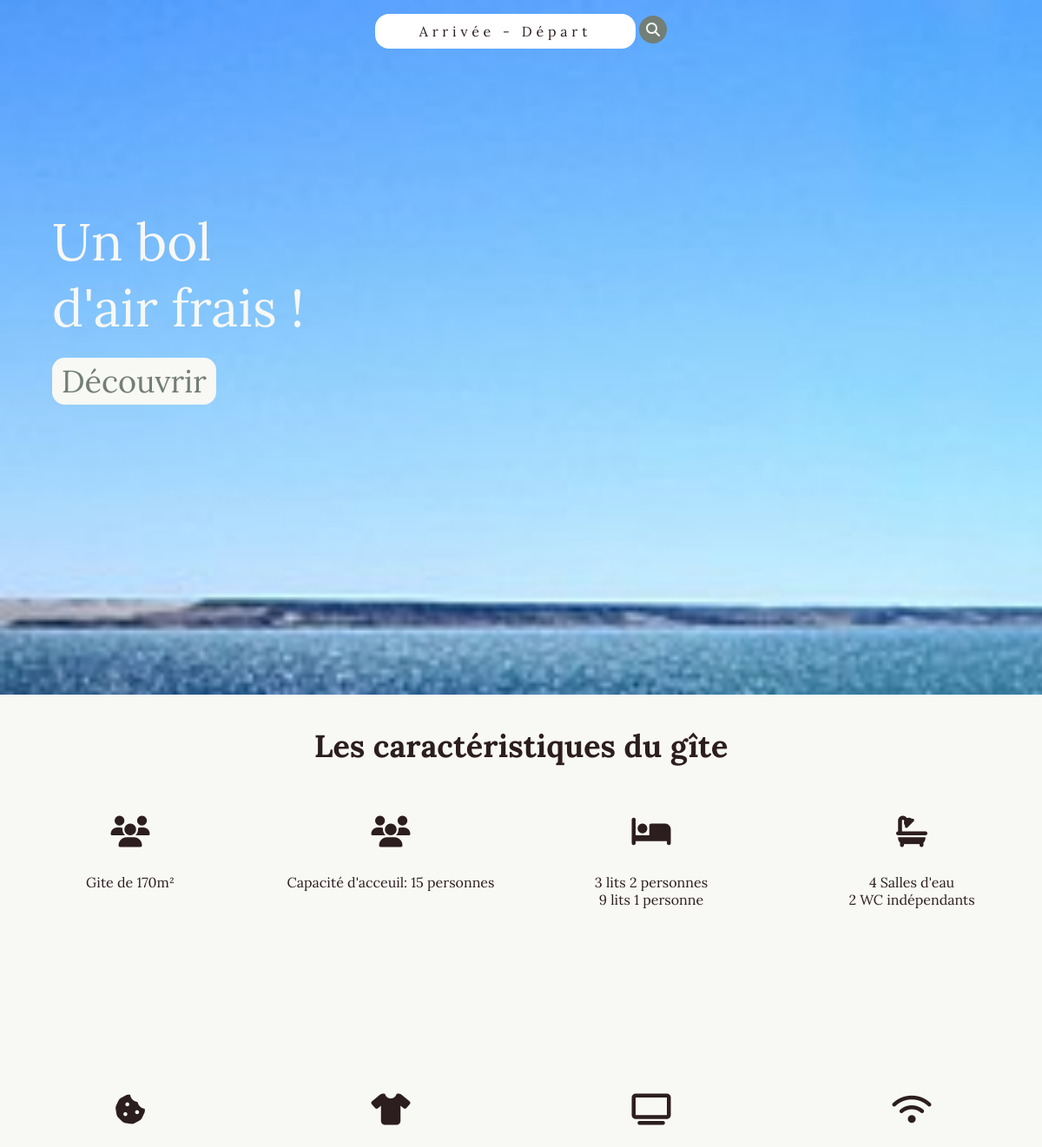
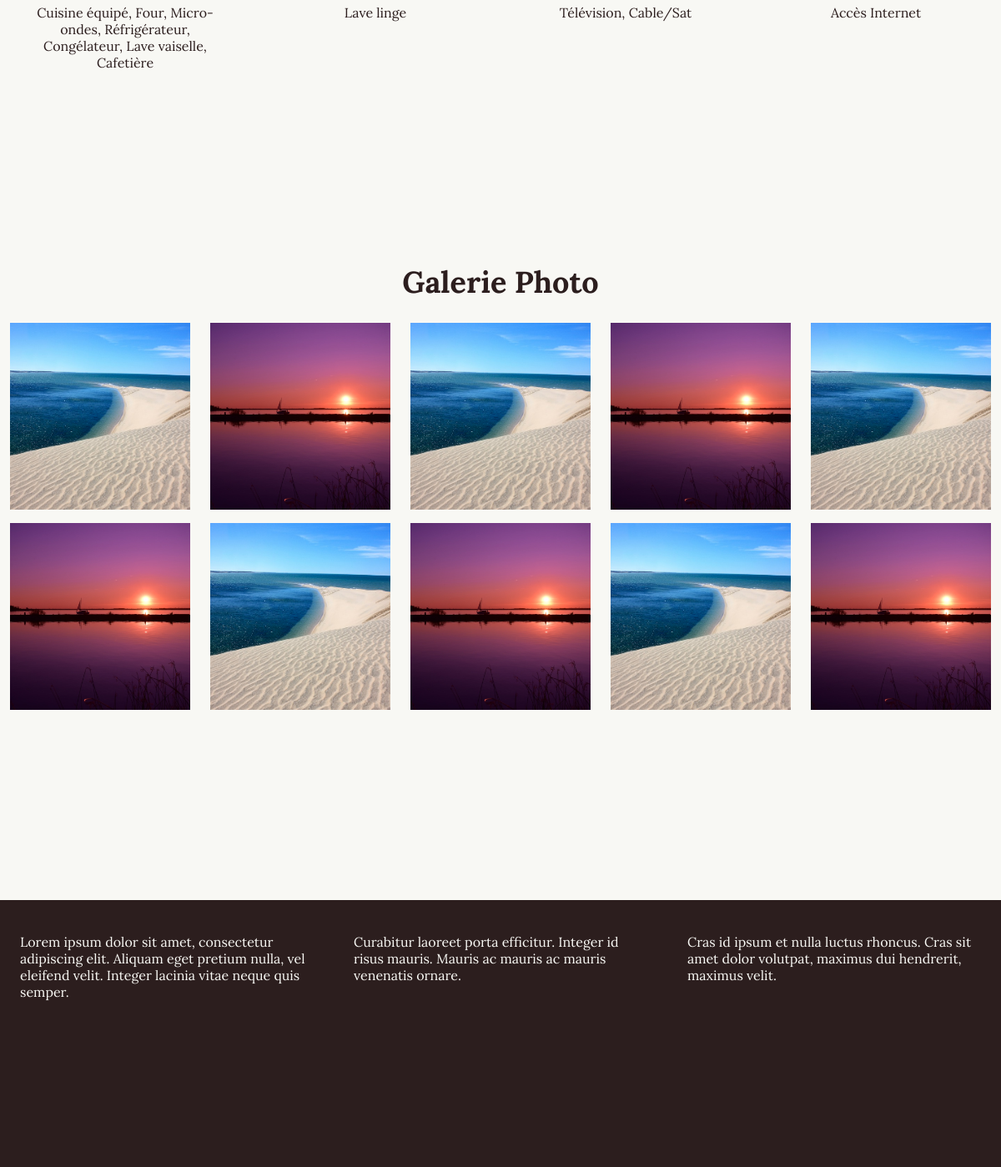
Page /catalog/ on the committed database (2 pictures, top to bottom).
### catalog/models.py (models this page shows, shortened)
class Photographie(models.Model):
	nom = models.CharField(
		max_length=100,
		help_text="Nom de la photo")
	image = models.ImageField(
		help_text="Insere la photo ici")
	logement = models.ForeignKey(
		'Logement',
		on_delete=models.SET_NULL,
		null=True,
		blank=True)
	page_principale = models.BooleanField(
		help_text="Cocher si l'image peut apparaitre en fond d'ecran")
	class Meta:
		ordering = ['logement', 'nom']

class Caracteristique(models.Model):
	icon = models.CharField(
		max_length=100,
		help_text='Texte à copier/coller de fontawesome.com')
	description = models.TextField(
		max_length=300,
		help_text="Description de la caracteristique (rester succinct)")
	z_axis = models.IntegerField(
		default=0,
		help_text="Ordre selon lequel les caracteristique sont tries pour apparaitre sur la page (plusieur caracteristique peuvent avoir le meme z_axis)")
	class Meta:
		ordering = ["z_axis"]

### catalog/views.py (the view)
# urls.py: path('', views.index, name='index'),
def index(request):
	background_image = Photographie.objects.filter(page_principale__exact=True).order_by('?')[0]
	all_images = Photographie.objects.all().order_by('?')[:10]
	if all_images.count() < 10:
		all_images = [image[0] for image in list(all_images.values_list('image'))] * 10
		all_images = all_images[:10]
	characteristics = Caracteristique.objects.all().order_by("z_axis")[:8]
	context = {
	'background': background_image,
	'all_images': all_images,
	'characteristics': characteristics}
	if request.method == 'POST':
		form = PickDatesForm(request.POST)
		context['form'] = form
		if form.is_valid():
			request.session['start_date'] = str(form.cleaned_data['start_date'])
			request.session['end_date'] = str(form.cleaned_data['end_date'])
			return HttpResponseRedirect(reverse('home-details'))
	else:
		form = PickDatesForm()
		context['form'] = form
	return render(
		request,
		'index.html',
		context=context,
		)

### catalog/templates/index.html (shortened to what this page needs)
{% extends "base_generic.html" %}
{% block content %}
	<div class="first" style="
	background-image: url('/media/{{ background.image}}');">
		<div class="up_side">
			<form action="" method="post">
				<div id="date-container">
					<p><span>{{form.start_date.help_text}}</span> - <span>{{ form.end_date.help_text}}</span></p>
				</div>
				<button type="submit"><i class="fas fa-search"></i></button>
			</form>
		</div>
		<div class="left_side">
			<p>Un bol d'air frais !</p>
			<p><a href="#third" class="button">Découvrir</a></p>
		</div>
	</div>
	<div class="second">
		<h1>Les caractéristiques du gîte</h1>
		<section id="features">
			{% for characteristic in  characteristics%}
				<article>
				<p><i class="{{ characteristic.icon }}"></i></p>
				<p>{{ characteristic.description | linebreaks }}</p>
			</article>
			{% endfor %}
		</section>
	</div>
	<div class="third">
		<h1>Galerie Photo</h1>
		<section id="photos">
		{% for image in all_images %}
			<img src="/media/{{ image }}">
		{% endfor %}
		</section>
	</div>
{% endblock content %}

### catalog/static/styles/styles.css (style rules this page uses)
html { scroll-behavior: smooth; }
body { margin: 0; overflow-x: hidden; }
div.first { width: 100vw; height: 100vh; background-color: #F8F8F4; background-repeat: no-repeat; background-size: cover; background-attachment: fixed; }
div.second { width: 100vw; height: 100vh; background-color: #F8F8F4; }
div.third { width: 100vw; height: 100vh; background-color: #F8F8F4; }
p, button, input, h1, h2, label { margin: 0; font-family: 'Lora', serif; color: #2C1E1E; }
h1 { padding: 1em 0 0.5em 0; text-align: center; font-size: 3vw; }
button { cursor: pointer; }
div.up_side { box-sizing: border-box; height: 20vh; width: 100%; padding: 1em 0 0; text-align: center; }
div.up_side div#date-container { margin: 0; padding: 0; display: inline-block; height: 5vh; width: 25vw; text-align: center; background-color: white; border-radius: 1em; vertical-align: middle; }
div.up_side div#date-container p { border: 0; padding: 0; margin: 0; font-size: 1em; letter-spacing: 0.3em; line-height: 5vh; background-color: transparent; }
div.up_side button, div.up_side button:hover { border: 0; padding: 0; margin: 0; height: 2em; width: 2em; border-radius: 50%; background-color: #727E76; font-size: 1em; color: #F8F8F4; }
div.left_side { box-sizing: border-box; height: 80vh; width: 25%; margin-left: 5%; font-size: 5vw; padding-top: 10vh; }
div.left_side p { color: #F8F8F4; }
div.left_side a.button { outline: none; text-decoration: none; font-size: 0.6em; color: #727E76; background-color: #F8F8F4; border-radius: 0.4em; padding: 0.1em 0.3em; }
section#features { display: flex; flex-wrap: wrap; flex: 20vw; align-items: center; justify-content: space-around; }
section#features article { box-sizing: border-box; height: 30vh; width: 20vw; margin: 5vh 2vw; text-align: center; }
section#features article *:first-child { font-size: 1.5em; margin-bottom: 0.5em }
section#photos { display: flex; flex-wrap: wrap; flex: 20vw; align-items: center; justify-content: space-around; }
section#photos img { box-sizing: border-box; height: max(min(40vh, 20vw), min(20vh, 40vw)); width: max(min(40vh, 20vw), min(20vh, 40vw)); padding: 1vh 1vw; object-fit: cover; }

### rows in the picture
Photographie: image (picture)
Caracteristique: description "Gite de 170m²"
Caracteristique: description "Capacité d'acceuil: 15 personnes"
Caracteristique: description "3 lits 2 personnes 9 lits 1 personne"
Caracteristique: description "4 Salles d'eau 2 WC indépendants"
Caracteristique: description "Cuisine équipé, Four, Micro-ondes, Réfrigérateur, Congélateur, Lave vaiselle, Cafetière"
Caracteristique: description "Lave linge"
Caracteristique: description "Télévision, Cable/Sat"
Caracteristique: description "Accès Internet"
